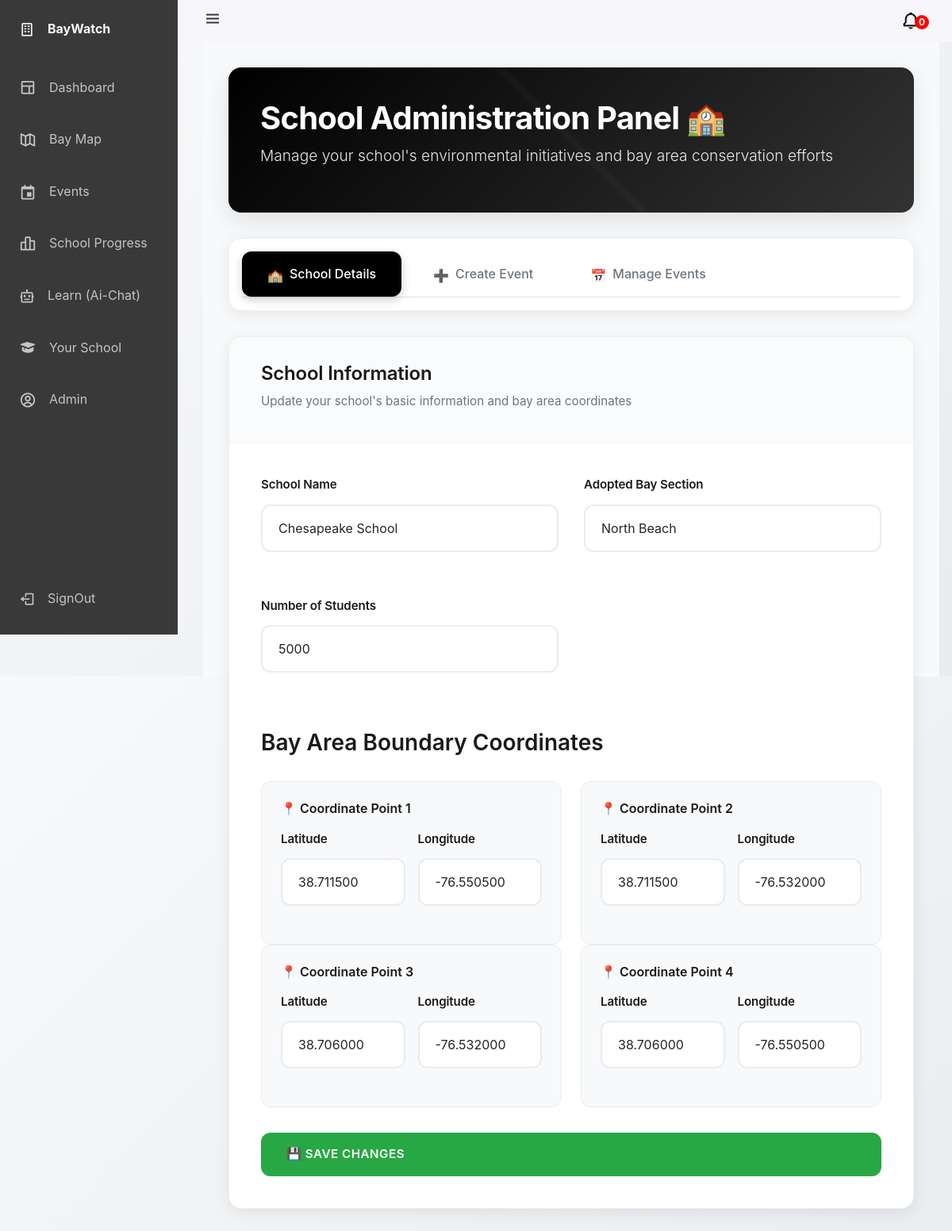
The page /school-admin/details (signed in) on the database its author committed.
### dashboard/models.py (models this page shows, shortened)
class School(models.Model):
    name = models.CharField(max_length=256)
    admin = models.ForeignKey(User, on_delete=models.CASCADE)
    adopted_section = models.CharField(max_length=256)
    no_of_students = models.IntegerField(default=0)
    theme_color = models.CharField(max_length=7, default="#ffffff")
    coordinate1_lat = models.DecimalField(max_digits=9, decimal_places=6)
    coordinate1_lng = models.DecimalField(max_digits=9, decimal_places=6)
    coordinate2_lat = models.DecimalField(max_digits=9, decimal_places=6)
    coordinate2_lng = models.DecimalField(max_digits=9, decimal_places=6)
    coordinate3_lat = models.DecimalField(max_digits=9, decimal_places=6)
    coordinate3_lng = models.DecimalField(max_digits=9, decimal_places=6)
    coordinate4_lat = models.DecimalField(max_digits=9, decimal_places=6)
    coordinate4_lng = models.DecimalField(max_digits=9, decimal_places=6)
    created_at = models.DateTimeField(auto_now_add=True)

### dashboard/views.py (the view, shortened to what this page needs)
# urls.py: path("school-admin/<str:active_tab>", school_admin, name="school_admin"),
def school_admin(request, active_tab="details"):
    if not request.user.is_authenticated:
        return redirect("login")
    is_admin = School.objects.filter(admin=request.user).exists()
    admin_school = None
    events_list = None
    if is_admin:
        admin_school = School.objects.filter(admin=request.user).first()
        events_list = Events.objects.filter(organised_by=admin_school)
        for event in events_list:
            event_datetime = datetime.combine(
                event.date, event.time
            )  # merge into datetime
            event_datetime = timezone.make_aware(
                event_datetime
            )  # make it timezone-aware
            if event_datetime < timezone.now():
                event.status = "completed"
            else:
                event.status = "upcoming"
    event_notifications_getter = Events.objects.filter(date__gt=timezone.now().date())
    events = []
    unregistered_events_count = len(events)
    return render(
        request,
        "admin.html",
        {
            "is_admin": is_admin,
            "active_tab": active_tab,
            "school": admin_school,
            "events": events_list,
            "unregistered_events": events,
            "unregistered_events_count": unregistered_events_count,
        },
    )

### templates/admin.html (shortened to what this page needs)
{% extends "base.html" %}
{% block content %}
<body>
    <div class="container">
        {% if is_admin %}
        <div class="admin-banner">
            <h1>School Administration Panel 🏫</h1>
            <p>Manage your school's environmental initiatives and bay area conservation efforts</p>
        </div>
        <div class="admin-nav">
            <div class="nav-tabs">
                {% if active_tab == "details" %}
                <button class="nav-tab active" onclick="showTab('school-details')">
                    <span class="nav-icon">🏫</span>
                    School Details
                </button>
                {% else %}
                <button class="nav-tab" onclick="showTab('school-details')">
                    <span class="nav-icon">🏫</span>
                    School Details
                </button>
                {% endif %}
                <button class="nav-tab" onclick="showTab('create-event')">
                    <span class="nav-icon">➕</span>
                    Create Event
                </button>
                {% if active_tab == "events" %}
                <button class="nav-tab active" onclick="showTab('manage-events')">
                    <span class="nav-icon">📅</span>
                    Manage Events
                </button>
                {% else %}
                <button class="nav-tab" onclick="showTab('manage-events')">
                    <span class="nav-icon">📅</span>
                    Manage Events
                </button>
                {% endif %}
            </div>
        </div>
        <div id="school-details" class='tab-content {% if active_tab == "details" %}active{% endif %}'>
            <div class="admin-card">
                <div class="card-header">
                    <h2>School Information</h2>
                    <p>Update your school's basic information and bay area coordinates</p>
                </div>
                <div class="card-body">
                    <form method="post" action="{% url 'school_admin' 'details' %}">
                        <div class="form-grid">
                            <div class="form-group">
                                <label class="form-label" for="school_name">School Name</label>
                                <input type="text" id="school_name" name="name" class="form-control"
                                    value="{{ school.name }}" required>
                            </div>
                            <div class="form-group">
                                <label class="form-label" for="adopted_section">Adopted Bay Section</label>
                                <input type="text" id="adopted_section" name="adopted_section" class="form-control"
                                    value="{{ school.adopted_section }}" required>
                            </div>
                            <div class="form-group">
                                <label class="form-label" for="no_of_students">Number of Students</label>
                                <input type="number" id="no_of_students" name="no_of_students" class="form-control"
                                    value="{{ school.no_of_students }}" min="0" required>
                            </div>
                        </div>
                        <h3 style="margin: 3rem 0 2rem 0; color: #1a1a1a; font-weight: 600;">Bay Area Boundary
                            Coordinates</h3>
                        <div class="coordinate-grid">
                            <div class="coordinate-group">
                                <h4>📍 Coordinate Point 1</h4>
                                <div class="coordinate-inputs">
                                    <div class="form-group">
                                        <label class="form-label" for="coord1_lat">Latitude</label>
                                        <input type="number" step="0.000001" id="coord1_lat" name="coordinate1_lat"
                                            class="form-control" value="{{ school.coordinate1_lat }}"
                                            placeholder="38.699000" required>
                                    </div>
                                    <div class="form-group">
                                        <label class="form-label" for="coord1_lng">Longitude</label>
                                        <input type="number" step="0.000001" id="coord1_lng" name="coordinate1_lng"
                                            class="form-control" value="{{ school.coordinate1_lng }}"
                                            placeholder="-76.550000" required>
                                    </div>
                                </div>
                            </div>
                            <div class="coordinate-group">
                                <h4>📍 Coordinate Point 2</h4>
                                <div class="coordinate-inputs">
                                    <div class="form-group">
                                        <label class="form-label" for="coord2_lat">Latitude</label>
                                        <input type="number" step="0.000001" id="coord2_lat" name="coordinate2_lat"
                                            class="form-control" value="{{ school.coordinate2_lat }}"
                                            placeholder="38.701000" required>
                                    </div>
                                    <div class="form-group">
                                        <label class="form-label" for="coord2_lng">Longitude</label>
                                        <input type="number" step="0.000001" id="coord2_lng" name="coordinate2_lng"
                                            class="form-control" value="{{ school.coordinate2_lng }}"
                                            placeholder="-76.545000" required>
                                    </div>
                                </div>
                            </div>
                        </div>
                        <div class="coordinate-grid">
                            <div class="coordinate-group">
                                <h4>📍 Coordinate Point 3</h4>
                                <div class="coordinate-inputs">
                                    <div class="form-group">
                                        <label class="form-label" for="coord3_lat">Latitude</label>
                                        <input type="number" step="0.000001" id="coord3_lat" name="coordinate3_lat"
                                            class="form-control" value="{{ school.coordinate3_lat }}"
                                            placeholder="38.698000" required>
                                    </div>
                                    <div class="form-group">
                                        <label class="form-label" for="coord3_lng">Longitude</label>
                                        <input type="number" step="0.000001" id="coord3_lng" name="coordinate3_lng"
                                            class="form-control" value="{{ school.coordinate3_lng }}"
                                            placeholder="-76.542000" required>
                                    </div>
                                </div>
                            </div>
                            <div class="coordinate-group">
                                <h4>📍 Coordinate Point 4</h4>
                                <div class="coordinate-inputs">
                                    <div class="form-group">
                                        <label class="form-label" for="coord4_lat">Latitude</label>
                                        <input type="number" step="0.000001" id="coord4_lat" name="coordinate4_lat"
                                            class="form-control" value="{{ school.coordinate4_lat }}"
                                            placeholder="38.696000" required>
                                    </div>
                                    <div class="form-group">
                                        <label class="form-label" for="coord4_lng">Longitude</label>
                                        <input type="number" step="0.000001" id="coord4_lng" name="coordinate4_lng"
                                            class="form-control" value="{{ school.coordinate4_lng }}"
                                            placeholder="-76.547000" required>
                                    </div>
                                </div>
                            </div>
                        </div>
                        <div class="btn-group">
                            <button type="submit" name="school_update" class="btn btn-success">
                                💾 Save Changes
                            </button>
                        </div>
                    </form>
                </div>
            </div>
        </div>
    </div>
    {% else %}
    <h1>You don't have access to this page</h1>
    <a href="{% url 'logout' %}">Please click here to login as admin</a>
    {% endif %}
    {% endblock %}

### templates/base.html (style rules this page uses)
:root { --header-height: 2.3rem; --nav-width: 68px; --first-color: #393939; --first-color-light: #c4c4c5; --white-color: #F7F6FB; --body-font: 'Nunito', sans-serif; --normal-font-size: 1rem; --z-fixed: 100; }
body { position: relative; background-color: #c4c4c5; margin: var(--header-height) 0 0 0; padding: 0 1rem; font-family: var(--body-font); font-size: var(--normal-font-size); transition: 0.5s; }
.body-pd { padding-left: calc(var(--nav-width) + 1rem); }
.active { color: var(--white-color); }
.active::before { content: ''; position: absolute; left: 0; width: 2px; height: 32px; background-color: var(--white-color); }
@media screen and (min-width: 768px) { body { margin: calc(var(--header-height) + 1rem) 0 0 0; padding-left: calc(var(--nav-width) + 2rem); } }
@media screen and (min-width: 768px) { .body-pd { padding-left: calc(var(--nav-width) + 188px); } }

### templates/admin.html (style rules this page uses)
* { margin: 0; padding: 0; box-sizing: border-box; }
body { font-family: 'Inter', -apple-system, BlinkMacSystemFont, 'Segoe UI', sans-serif; background: linear-gradient(135deg, #f8f9fa 0%, #e9ecef 100%); color: #212529; line-height: 1.6; min-height: 100vh; }
.container { max-width: 1400px; margin: 0 auto; padding: 2rem; }
.admin-nav { background: white; border-radius: 16px; box-shadow: 0 4px 20px rgba(0, 0, 0, 0.08); border: 1px solid rgba(0, 0, 0, 0.06); margin-bottom: 2rem; padding: 1rem; }
.nav-tabs { display: flex; gap: 0.5rem; flex-wrap: wrap; }
.nav-tab { padding: 1rem 2rem; border: none; background: transparent; color: #6c757d; font-weight: 500; text-decoration: none; border-radius: 12px; transition: all 0.3s ease; cursor: pointer; display: inline-flex; align-items: center; gap: 0.5rem; }
.nav-tab.active { background: #000; color: white; box-shadow: 0 4px 12px rgba(0, 0, 0, 0.2); }
.nav-icon { width: 20px; height: 20px; }
.admin-banner { background: linear-gradient(135deg, #000000 0%, #333333 100%); color: white; padding: 2.5rem; border-radius: 16px; margin-bottom: 2rem; box-shadow: 0 10px 30px rgba(0, 0, 0, 0.1); position: relative; overflow: hidden; }
.admin-banner::before { content: ''; position: absolute; top: 0; left: 0; right: 0; bottom: 0; background: linear-gradient(45deg, transparent 49%, rgba(255, 255, 255, 0.03) 50%, transparent 51%); pointer-events: none; }
.admin-banner h1 { font-size: 2.5rem; font-weight: 700; margin-bottom: 0.5rem; letter-spacing: -0.02em; }
.admin-banner p { font-size: 1.2rem; opacity: 0.9; font-weight: 300; }
.tab-content { display: none; }
.tab-content.active { display: block; animation: fadeInUp 0.6s ease; }
.admin-card { background: white; border-radius: 16px; box-shadow: 0 4px 20px rgba(0, 0, 0, 0.08); border: 1px solid rgba(0, 0, 0, 0.06); overflow: hidden; transition: all 0.3s ease; margin-bottom: 2rem; }
.card-header { padding: 2rem 2.5rem 1.5rem; border-bottom: 1px solid #f1f3f4; background: #fafbfc; }
.card-header h2 { font-size: 1.5rem; font-weight: 600; color: #1a1a1a; letter-spacing: -0.01em; margin-bottom: 0.5rem; }
.card-header p { color: #6c757d; font-size: 0.95rem; }
.card-body { padding: 2.5rem; }
.form-grid { display: grid; grid-template-columns: repeat(auto-fit, minmax(300px, 1fr)); gap: 2rem; }
.form-group { margin-bottom: 1.5rem; }
.form-label { display: block; font-weight: 600; color: #1a1a1a; margin-bottom: 0.75rem; font-size: 0.95rem; letter-spacing: -0.01em; }
.form-control { width: 100%; padding: 1rem 1.25rem; border: 2px solid #e9ecef; border-radius: 12px; font-size: 1rem; transition: all 0.3s ease; background: white; font-family: inherit; }
.coordinate-grid { display: grid; grid-template-columns: repeat(auto-fit, minmax(250px, 1fr)); gap: 1.5rem; }
.coordinate-group { background: #f8f9fa; padding: 1.5rem; border-radius: 12px; border: 1px solid #e9ecef; }
.coordinate-group h4 { color: #1a1a1a; margin-bottom: 1rem; font-size: 1rem; font-weight: 600; }
.coordinate-inputs { display: grid; grid-template-columns: 1fr 1fr; gap: 1rem; }
.btn { padding: 1rem 2rem; border: none; border-radius: 12px; font-weight: 600; font-size: 0.95rem; cursor: pointer; transition: all 0.3s ease; text-decoration: none; display: inline-flex; align-items: center; gap: 0.5rem; text-transform: uppercase; letter-spacing: 0.5px; }
.btn-success { background: #28a745; color: white; }
.btn-group { display: flex; gap: 1rem; margin-top: 2rem; flex-wrap: wrap; }
.admin-card { animation: fadeInUp 0.6s ease; }

### rows shown on the page
School: name "Chesapeake School", adopted_section "North Beach", no_of_students "5000", coordinate1_lat "38.711500", coordinate1_lng "-76.550500", coordinate2_lat "38.711500", coordinate2_lng "-76.532000", coordinate3_lat "38.706000", coordinate3_lng "-76.532000", coordinate4_lat "38.706000", coordinate4_lng "-76.550500"

### other values the page prints
{{ unregistered_events_count }} "0"
